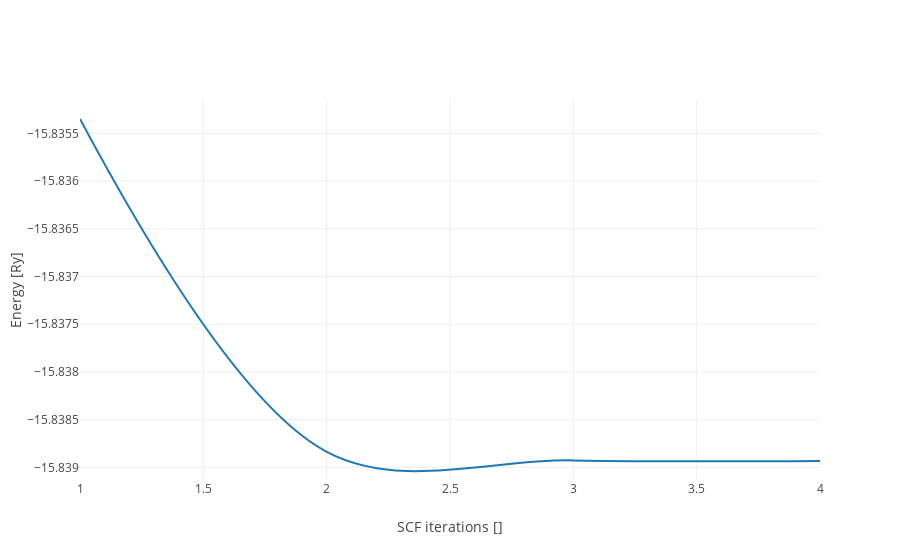

Source (notebook cell):
### Markdown cell above
## Visualization of 2D curves
This code extract all the curves from the rappture output, creates a Dropdown with their labels and allow the user to visualize each curve independently

### Code cell
if (run_results['results_loaded'] == True):
    component = run_results['results'].findall("curve")
    key_component = {}
    for el in component:
        key_component[el.find("about").find("label").text] = el
    key = list(key_component.keys())
    def HANDLECURVES( type_sel ):
        global key_component
        clear_output()
        display(v)
        plot_xy([key_component[type_sel['new']]])

    v = Dropdown ("Output Curves", "", key, key[0] )
    v.dd.observe(HANDLECURVES, "value", 'change')
    display(v)
    HANDLECURVES( {'new':key[0]} )
else :
    print ("Results have not been loaded yet, make sure you already have clicked the 'Run Tool' button")

### Figure 1 — Plotly figure (JSON) as saved in the notebook; plotly's stock layout.template omitted (floating-point values rounded to 4 significant figures)
{"data": [{"line": {"shape": "spline"}, "mode": "lines", "name": "Energy vs. SCF iterations", "type": "scatter", "uid": "0edf27b8-940e-11e8-8b11-0242ac110003", "x": [1, 2, 3, 4], "y": [-15.84, -15.84, -15.84, -15.84]}], "layout": {"legend": {"orientation": "h"}, "title": "", "xaxis": {"autorange": true, "exponentformat": "e", "title": "SCF iterations []", "type": "linear"}, "yaxis": {"autorange": true, "exponentformat": "e", "title": "Energy [Ry]", "type": "linear"}}}
